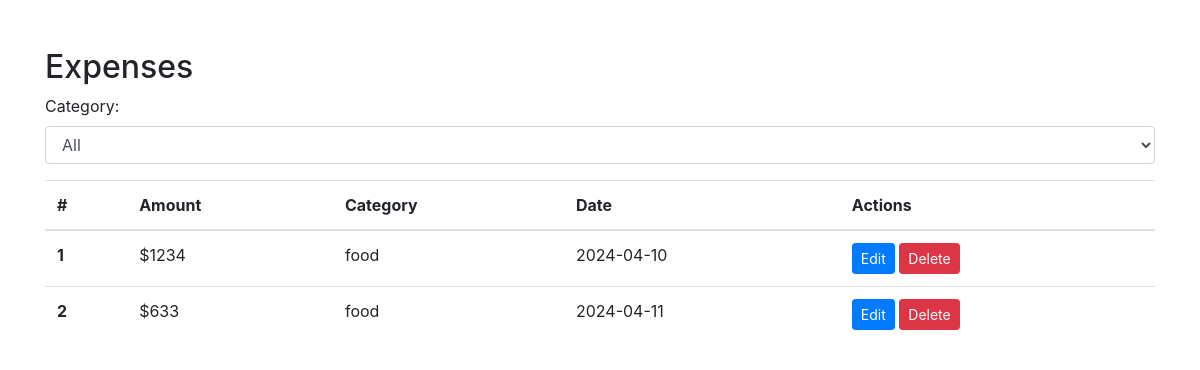
Page /viewexpense (signed in) on the committed database.
### tables this page shows
CREATE TABLE expense
                 (id INTEGER PRIMARY KEY AUTOINCREMENT, 
                 userid INTEGER,
                 amount DECIMAL(10, 2) NOT NULL,
                 category VARCHAR(50) NOT NULL,
                 description TEXT,
                 date DATE NOT NULL,
                 created_at TIMESTAMP DEFAULT CURRENT_TIMESTAMP);

### app.py (the view)
@app.route('/viewexpense')
def show_expenses():
    expenses = fetch_actual_expenses()
    conn = sqlite3.connect('expense_tracker.db')
    conn.row_factory = sqlite3.Row
    cur = conn.cursor()
    cur.execute("SELECT DISTINCT category FROM expense")
    categories = [row['category'] for row in cur.fetchall()]
    return render_template('viewexpense.html', expenses=expenses,categories=categories)

### app.py (called while the page is built)
def fetch_actual_expenses():
    conn = sqlite3.connect('expense_tracker.db')
    cur = conn.cursor()
    cur.execute("SELECT  id,amount, category, date FROM expense WHERE userid = ?", (session['userid'],))
    expenses = cur.fetchall()
    conn.close()
    return expenses

### templates/viewexpense.html (shortened to what this page needs)
<!DOCTYPE html>
<html lang="en">
<head>
    <link rel="stylesheet" href="https://stackpath.bootstrapcdn.com/bootstrap/4.5.2/css/bootstrap.min.css">
</head>
<body>
    <div class="container mt-5">
        <h2>Expenses</h2>
        <div class="filter-container mb-3">
            <label for="categoryFilter">Category:</label>
            <select id="categoryFilter" class="form-control">
                <option value="">All</option>
            </select>
        </div>
        <div class="row">
            <div class="col">
                <table class="table">
                    <thead>
                        <tr>
                            <th scope="col">#</th>
                            <th scope="col">Amount</th>
                            <th scope="col">Category</th>
                            <th scope="col">Date</th>
                            <th scope="col">Actions</th>
                        </tr>
                    </thead>
                    <tbody>
                        {% for expense in expenses %}
                    <tr>
                        <th scope="row">{{ loop.index }}</th>
                        <td>${{ expense[1] }}</td>
                        <td>{{ expense[2] }}</td>
                        <td>{{ expense[3] }}</td>
                        <td>
                            <a href="#" class="btn btn-sm btn-primary" onclick="loadPage('/edit/{{ expense[0] }}')">Edit</a>
                            <form action="#" method="post" style="display: inline;" onclick="loadPage('/delete/{{ expense[0] }}')" onsubmit="return confirm('Are you sure you want to delete this expense?');">
                                <input type="submit" value="Delete" class="btn btn-sm btn-danger">
                            </form>
                        </td>
                    </tr>
                          {% endfor %}
                    </tbody>
                </table>
            </div>
        </div>
    </div>
</body>
</html>

### rows in the picture
expense: amount "1234", category "food", date "2024-04-10"
expense: amount "633", category "food", date "2024-04-11"
